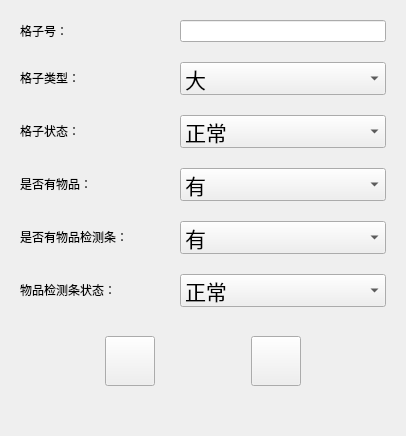
<?xml version="1.0" encoding="UTF-8"?>
<ui version="4.0">
 <class>addCellWidget</class>
 <widget class="QWidget" name="addCellWidget">
  <property name="geometry">
   <rect>
    <x>0</x>
    <y>0</y>
    <width>406</width>
    <height>436</height>
   </rect>
  </property>
  <property name="windowTitle">
   <string>Form</string>
  </property>
  <layout class="QVBoxLayout" name="verticalLayout">
   <property name="spacing">
    <number>10</number>
   </property>
   <property name="leftMargin">
    <number>20</number>
   </property>
   <property name="topMargin">
    <number>20</number>
   </property>
   <property name="rightMargin">
    <number>20</number>
   </property>
   <property name="bottomMargin">
    <number>50</number>
   </property>
   <item>
    <layout class="QFormLayout" name="formLayout">
     <property name="verticalSpacing">
      <number>20</number>
     </property>
     <item row="0" column="0">
      <widget class="QLabel" name="label">
       <property name="minimumSize">
        <size>
         <width>150</width>
         <height>0</height>
        </size>
       </property>
       <property name="text">
        <string>格子号：</string>
       </property>
      </widget>
     </item>
     <item row="0" column="1">
      <widget class="CKeyBoardLineEdit" name="cellNumLineEdit"/>
     </item>
     <item row="1" column="0">
      <widget class="QLabel" name="label_2">
       <property name="minimumSize">
        <size>
         <width>150</width>
         <height>0</height>
        </size>
       </property>
       <property name="text">
        <string>格子类型：</string>
       </property>
      </widget>
     </item>
     <item row="1" column="1">
      <widget class="QComboBox" name="cellTypeComboBox">
       <property name="font">
        <font>
         <pointsize>16</pointsize>
        </font>
       </property>
       <item>
        <property name="text">
         <string>大</string>
        </property>
       </item>
       <item>
        <property name="text">
         <string>中</string>
        </property>
       </item>
       <item>
        <property name="text">
         <string>小</string>
        </property>
       </item>
      </widget>
     </item>
     <item row="2" column="0">
      <widget class="QLabel" name="label_3">
       <property name="minimumSize">
        <size>
         <width>150</width>
         <height>0</height>
        </size>
       </property>
       <property name="text">
        <string>格子状态：</string>
       </property>
      </widget>
     </item>
     <item row="2" column="1">
      <widget class="QComboBox" name="statusComboBox">
       <property name="font">
        <font>
         <pointsize>16</pointsize>
        </font>
       </property>
       <item>
        <property name="text">
         <string>正常</string>
        </property>
       </item>
       <item>
        <property name="text">
         <string>打不开</string>
        </property>
       </item>
       <item>
        <property name="text">
         <string>未关闭</string>
        </property>
       </item>
       <item>
        <property name="text">
         <string>不可用</string>
        </property>
       </item>
      </widget>
     </item>
     <item row="3" column="0">
      <widget class="QLabel" name="label_4">
       <property name="minimumSize">
        <size>
         <width>150</width>
         <height>0</height>
        </size>
       </property>
       <property name="text">
        <string>是否有物品：</string>
       </property>
      </widget>
     </item>
     <item row="3" column="1">
      <widget class="QComboBox" name="hasGoodsComboBox">
       <property name="font">
        <font>
         <pointsize>16</pointsize>
        </font>
       </property>
       <item>
        <property name="text">
         <string>有</string>
        </property>
       </item>
       <item>
        <property name="text">
         <string>无</string>
        </property>
       </item>
      </widget>
     </item>
     <item row="4" column="0">
      <widget class="QLabel" name="label_5">
       <property name="minimumSize">
        <size>
         <width>150</width>
         <height>0</height>
        </size>
       </property>
       <property name="text">
        <string>是否有物品检测条：</string>
       </property>
      </widget>
     </item>
     <item row="4" column="1">
      <widget class="QComboBox" name="goodsCheckComboBox">
       <property name="font">
        <font>
         <pointsize>16</pointsize>
        </font>
       </property>
       <item>
        <property name="text">
         <string>有</string>
        </property>
       </item>
       <item>
        <property name="text">
         <string>无</string>
        </property>
       </item>
      </widget>
     </item>
     <item row="5" column="0">
      <widget class="QLabel" name="label_6">
       <property name="minimumSize">
        <size>
         <width>150</width>
         <height>0</height>
        </size>
       </property>
       <property name="text">
        <string>物品检测条状态：</string>
       </property>
      </widget>
     </item>
     <item row="5" column="1">
      <widget class="QComboBox" name="goodsCheckStatusComboBox">
       <property name="font">
        <font>
         <pointsize>16</pointsize>
        </font>
       </property>
       <item>
        <property name="text">
         <string>正常</string>
        </property>
       </item>
       <item>
        <property name="text">
         <string>损坏</string>
        </property>
       </item>
      </widget>
     </item>
    </layout>
   </item>
   <item>
    <layout class="QHBoxLayout" name="horizontalLayout">
     <item>
      <spacer name="horizontalSpacer">
       <property name="orientation">
        <enum>Qt::Horizontal</enum>
       </property>
       <property name="sizeHint" stdset="0">
        <size>
         <width>40</width>
         <height>20</height>
        </size>
       </property>
      </spacer>
     </item>
     <item>
      <widget class="QPushButton" name="okBtn">
       <property name="minimumSize">
        <size>
         <width>50</width>
         <height>50</height>
        </size>
       </property>
       <property name="text">
        <string/>
       </property>
      </widget>
     </item>
     <item>
      <spacer name="horizontalSpacer_2">
       <property name="orientation">
        <enum>Qt::Horizontal</enum>
       </property>
       <property name="sizeHint" stdset="0">
        <size>
         <width>40</width>
         <height>20</height>
        </size>
       </property>
      </spacer>
     </item>
     <item>
      <widget class="QPushButton" name="cancelBtn">
       <property name="minimumSize">
        <size>
         <width>50</width>
         <height>50</height>
        </size>
       </property>
       <property name="text">
        <string/>
       </property>
      </widget>
     </item>
     <item>
      <spacer name="horizontalSpacer_3">
       <property name="orientation">
        <enum>Qt::Horizontal</enum>
       </property>
       <property name="sizeHint" stdset="0">
        <size>
         <width>40</width>
         <height>20</height>
        </size>
       </property>
      </spacer>
     </item>
    </layout>
   </item>
  </layout>
 </widget>
 <customwidgets>
  <customwidget>
   <class>CKeyBoardLineEdit</class>
   <extends>QLineEdit</extends>
   <header location="global">mylineedit.h</header>
  </customwidget>
 </customwidgets>
 <resources/>
 <connections/>
</ui>
